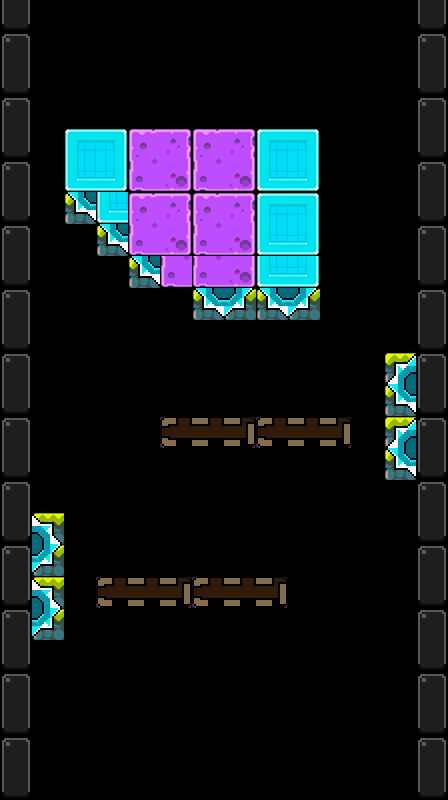

Tiled map render using the project's own tile images. Description and the map definition, with tile-layer contents summarised, below:
An orthogonal 14x25 tile map with 32x32 px tiles, 2 tile layers (Colision, Plataformas), 3 hidden layers not drawn.

<map version="1.0" tiledversion="2017.07.26" orientation="orthogonal" renderorder="right-down" width="14" height="25" tilewidth="32" tileheight="32" nextobjectid="56">
 <tileset firstgid="1" name="plataformas" tilewidth="32" tileheight="32" tilecount="196" columns="28">
  <image source="../plataformas.png" width="896" height="224" />
  <tile id="71">
   <animation>
    <frame tileid="71" duration="100" />
    <frame tileid="15" duration="100" />
   </animation>
  </tile>
  <tile id="72">
   <animation>
    <frame tileid="72" duration="100" />
    <frame tileid="16" duration="100" />
   </animation>
  </tile>
  <tile id="99">
   <animation>
    <frame tileid="99" duration="100" />
    <frame tileid="43" duration="100" />
   </animation>
  </tile>
  <tile id="100">
   <animation>
    <frame tileid="100" duration="100" />
    <frame tileid="44" duration="100" />
   </animation>
  </tile>
  <tile id="102">
   <animation>
    <frame tileid="102" duration="100" />
    <frame tileid="103" duration="100" />
    <frame tileid="104" duration="100" />
   </animation>
  </tile>
  <tile id="112">
   <animation>
    <frame tileid="112" duration="100" />
    <frame tileid="115" duration="100" />
    <frame tileid="118" duration="100" />
    <frame tileid="121" duration="100" />
    <frame tileid="124" duration="100" />
    <frame tileid="127" duration="100" />
   </animation>
  </tile>
  <tile id="113">
   <animation>
    <frame tileid="113" duration="100" />
    <frame tileid="116" duration="100" />
    <frame tileid="119" duration="100" />
    <frame tileid="122" duration="100" />
    <frame tileid="125" duration="100" />
    <frame tileid="128" duration="100" />
   </animation>
  </tile>
  <tile id="114">
   <animation>
    <frame tileid="114" duration="100" />
    <frame tileid="117" duration="100" />
    <frame tileid="120" duration="100" />
    <frame tileid="123" duration="100" />
    <frame tileid="126" duration="100" />
    <frame tileid="129" duration="100" />
   </animation>
  </tile>
  <tile id="140">
   <animation>
    <frame tileid="140" duration="100" />
    <frame tileid="143" duration="100" />
    <frame tileid="146" duration="100" />
    <frame tileid="149" duration="100" />
    <frame tileid="152" duration="100" />
    <frame tileid="155" duration="100" />
   </animation>
  </tile>
  <tile id="141">
   <animation>
    <frame tileid="141" duration="100" />
    <frame tileid="144" duration="100" />
    <frame tileid="147" duration="100" />
    <frame tileid="150" duration="100" />
    <frame tileid="153" duration="100" />
    <frame tileid="156" duration="100" />
   </animation>
  </tile>
  <tile id="142">
   <animation>
    <frame tileid="142" duration="100" />
    <frame tileid="145" duration="100" />
    <frame tileid="148" duration="100" />
    <frame tileid="151" duration="100" />
    <frame tileid="154" duration="100" />
    <frame tileid="157" duration="100" />
   </animation>
  </tile>
 </tileset>
 <layer name="Colision" width="14" height="25">
  <data>[350 cells, 111 non-empty, 5 distinct tile ids]</data>
 </layer>
 <layer name="Enemigos" width="14" height="25" visible="0">
  <data>[350 cells, 0 non-empty, 0 distinct tile ids]</data>
 </layer>
 <layer name="Rads" width="14" height="25" visible="0">
  <data>[350 cells, 0 non-empty, 0 distinct tile ids]</data>
 </layer>
 <layer name="Plataformas" width="14" height="25">
  <data>[350 cells, 111 non-empty, 17 distinct tile ids]</data>
 </layer>
 <imagelayer name="Fondo" visible="0" locked="1">
  <image source="../fondos/LeapDay_theme_Space.png" width="448" height="815" />
 </imagelayer>
</map>
